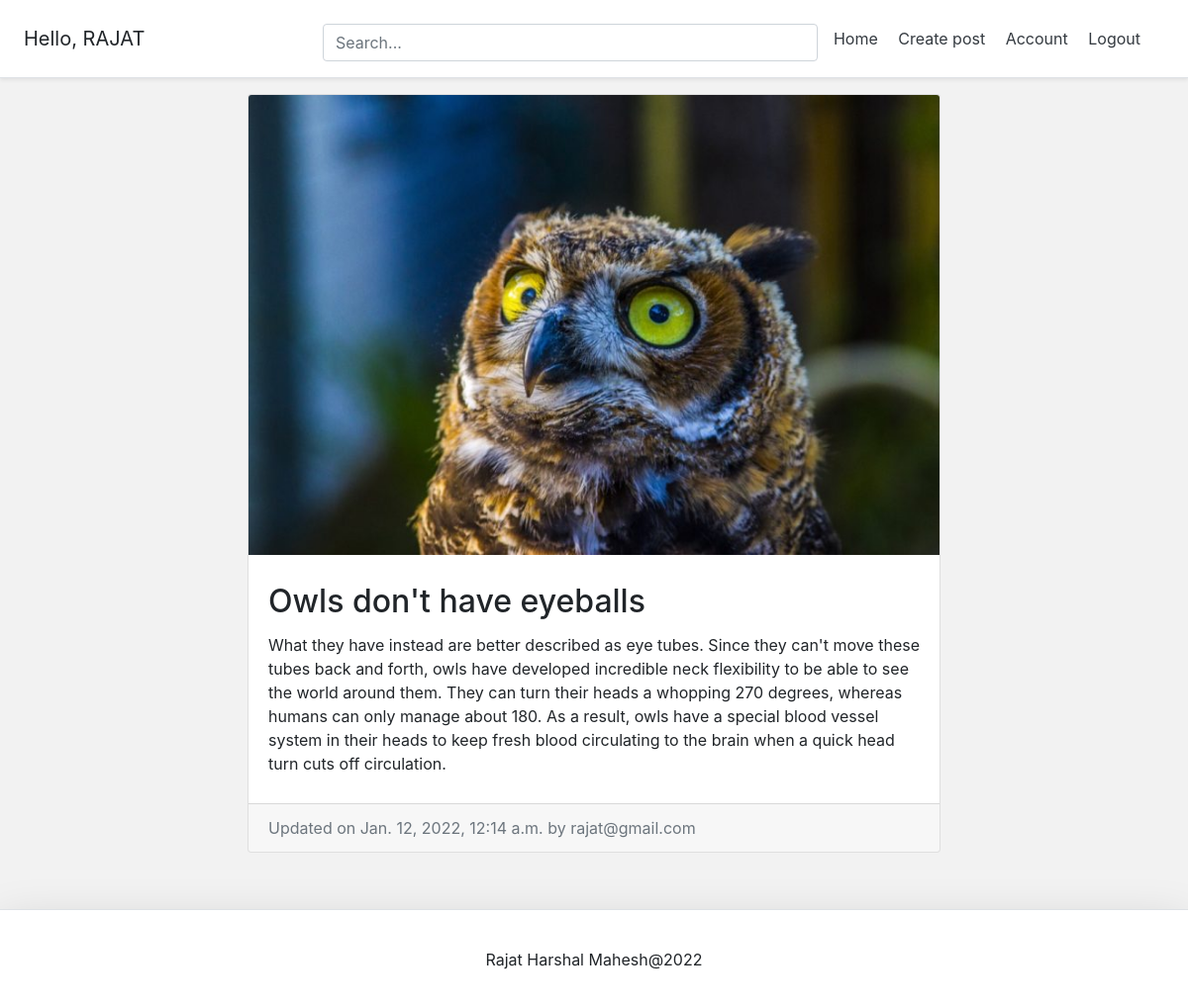
Screenshot of /blog/rajat-owls-dont-have-eyeballs/ (signed in) with the database file from the repository.
### account/models.py (models this page shows, shortened)
class Account(AbstractBaseUser):
	email 					= models.EmailField(verbose_name="email", max_length=60, unique=True)
	username 				= models.CharField(max_length=30, unique=True)
	date_joined				= models.DateTimeField(verbose_name='date joined', auto_now_add=True)
	last_login				= models.DateTimeField(verbose_name='last login', auto_now=True)
	is_admin				= models.BooleanField(default=False)
	is_active				= models.BooleanField(default=True)
	is_staff				= models.BooleanField(default=False)
	is_superuser			= models.BooleanField(default=False)
	USERNAME_FIELD = 'email'
	REQUIRED_FIELDS = ['username']
	objects = MyAccountManager()
	def __str__(self):
		return self.email

### blog/models.py (models this page shows, shortened)
class BlogPost(models.Model):
    title = models.CharField(max_length=50, null=False, blank=False)
    body = models.TextField(max_length=5000, null=False, blank=False)
    image = models.ImageField(upload_to=upload_location, null=True, blank=True)
    date_published = models.DateTimeField(
        auto_now_add=True, verbose_name="date published")
    date_updated = models.DateTimeField(
        auto_now=True, verbose_name="date updated")
    author = models.ForeignKey(
        settings.AUTH_USER_MODEL, on_delete=models.CASCADE)
    slug = models.SlugField(blank=True, unique=True)

### blog/views.py (the view)
# urls.py: path('<slug>/', detail_blog_view, name="detail"),
def detail_blog_view(request, slug):
    context = {}
    blog_post = get_object_or_404(BlogPost, slug=slug)
    context['blog_post'] = blog_post
    return render(request, 'blog/detail_blog.html', context)

### blog/templates/blog/detail_blog.html (shortened to what this page needs)
{% extends 'base.html' %}
{% block content %}
<div class="container">
	<div class="row">
		<div class="card m-auto">
			<img class="card-img-top" src="{{blog_post.image.url}}">
			<div class="card-body mt-2 mb-2">
			  <h2 class="card-title">{{blog_post.title}}</h2>
			  <p class="card-text">{{blog_post.body|safe}}</p>
			</div>
			<div class="card-footer text-muted">
			  Updated on {{blog_post.date_updated}} by {{blog_post.author}}
			</div>
		</div>
	</div>
</div>
{% endblock content %}

### templates/snippets/header.html (shortened to what this page needs)
<div
  class="d-flex flex-column flex-md-row align-items-center p-3 px-md-4 mb-3 bg-white border-bottom shadow-sm"
>
  <h5 class="my-0 mr-md-auto font-weight-normal">
    {% if request.user.is_authenticated %}
    <p class="m-auto">Hello, {{request.user.username}}</p>
    {% endif %}
  </h5>
  <div class="search-bar mt-sm-2 mr-2">
    <form method="get">
      <input
        class="form-control"
        type="text"
        name="q"
        id="id_q"
        placeholder="Search..."
      />
    </form>
  </div>
  <nav class="my-2 my-md-0 mr-md-3">
    {% if request.user.is_authenticated %}
    <a class="p-2 text-dark" href="{% url 'home' %}">Home</a>
    <a class="p-2 text-dark" href="{% url 'blog:create' %}">Create post</a>
    <a class="p-2 text-dark" href="{% url 'account' %}">Account</a>
    <a class="p-2 text-dark" href="{% url 'logout' %}">Logout</a>
    {% else %}
    <a class="p-2 text-dark" href="{% url 'home' %}">Home</a>
    <a class="p-2 text-dark" href="{% url 'blog:create' %}">Create post</a>
    <a class="p-2 text-dark" href="{% url 'login' %}">Login</a>
    <a class="btn btn-outline-primary" href="{% url 'register' %}">Register</a>
    {% endif %}
  </nav>
</div>

### templates/snippets/base_css.html (style rules this page uses)
body { background-color: #f2f2f2; }

### templates/snippets/header.html (style rules this page uses)
@media (min-width: 768px) { html { font-size: 16px; } }
.search-bar { margin-top: 20px; max-width: 500px; width: 100%; }
form { width: 100%; }

### blog/templates/blog/detail_blog.html (style rules this page uses)
.card { max-width: 700px; }
.card-body { padding: 20px; }

### rows the page displays
Account: user.username "RAJAT"
BlogPost: image (picture), title "Owls don't have eyeballs", body "What they have instead are better described as eye tubes. Since they can't move these tubes back and forth, owls have developed incredible neck flexibility to be able to see the world around them. They can turn their heads a whopping 270 degrees, whereas humans can only manage about 180. As a result, owls have a special blood vessel system in their heads to keep fresh blood circulating to the brain when a quick head turn cuts off circulation.", date_updated "Jan. 12, 2022, 12:14 a.m.", author "rajat@gmail.com"
